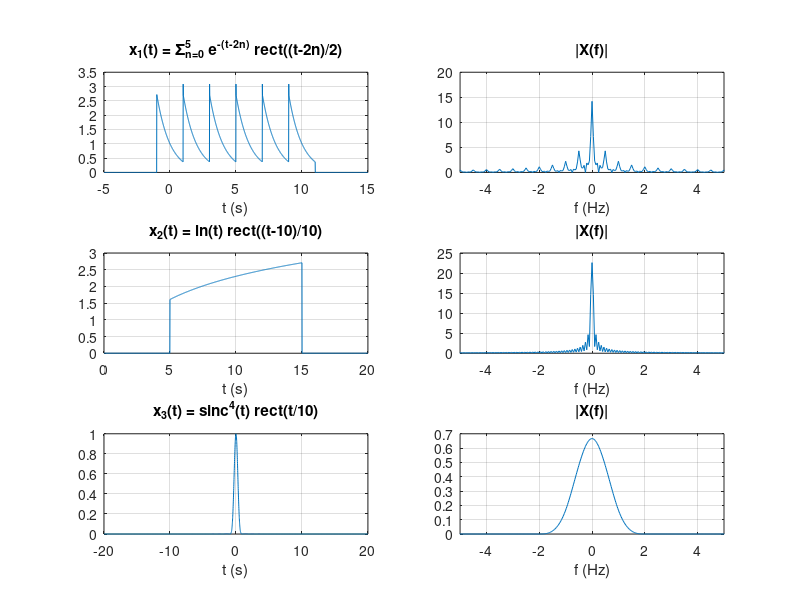

Source code (MATLAB): (Note: this script raises an error after producing the figure.)
%MAIN  Communication Systems - MATLAB homework 1: Fourier transforms with the
%      FFT, direct DFT vs. FFT, the Hilbert transform and Fourier series.

clear; close all; clc;
addpath(fileparts(mfilename('fullpath')));

% Continuous-time Fourier transform approximated by the FFT:
%   X(f_k) ~ dt * sum_n x(t_n) e^{-j 2 pi f_k t_n}
ctft = @(x, dt) fftshift(fft(x)) * dt;
faxis = @(N, dt) (-floor(N/2):ceil(N/2)-1) / (N*dt);

%% Q1  Spectra of three signals
dt = 0.01;
sigs = {
    'x_1(t) = \Sigma_{n=0}^{5} e^{-(t-2n)} rect((t-2n)/2)', -5:dt:15-dt, ...
        @(t) sum(cell2mat(arrayfun(@(n) exp(-(t-2*n)) .* (abs(t-2*n) <= 1), (0:5)', 'UniformOutput', false)), 1)
    'x_2(t) = ln(t) rect((t-10)/10)', 0:dt:20-dt, @(t) log(max(t, eps)) .* (abs(t-10) <= 5)
    'x_3(t) = sinc^4(t) rect(t/10)', -20:dt:20-dt, @(t) sinc(t).^4 .* (abs(t) <= 5)
};
fig = figure('Visible', 'off', 'Position', [100 100 1100 750]);
for k = 1:3
    [name, t, fx] = sigs{k, :};
    x = fx(t);
    X = ctft(x, dt);  f = faxis(numel(t), dt);
    E_t = sum(abs(x).^2)*dt;  E_f = sum(abs(X).^2)/(numel(t)*dt);
    fprintf('Q1  %-48s energy %.4f (time) vs %.4f (frequency, Parseval)\n', name, E_t, E_f);
    subplot(3, 2, 2*k-1); plot(t, x); grid on; title(name); xlabel('t (s)');
    subplot(3, 2, 2*k);   plot(f, abs(X)); grid on; xlim([-5 5]); title('|X(f)|'); xlabel('f (Hz)');
end
% x3: sinc^4 has a compactly supported transform (Lambda * Lambda, width 4)
save_figure(fig, 'q1_spectra');

%% Q2  Direct DFT (O(N^2)) vs. FFT (O(N log N))
t = 0:dt:20-dt;  x = sigs{2, 3}(t);  N = numel(t);
f = faxis(N, dt);
tic; X1 = zeros(1, N);
for i = 1:N
    X1(i) = sum(x .* exp(-1j*2*pi*f(i)*t)) * dt;           % note the 2*pi
end
t_direct = toc;
tic; X2 = ctft(x, dt); t_fft = toc;
fprintf('Q2  N = %d: direct %.3f s, FFT %.5f s (%.0fx faster), max |difference| = %.1e\n', ...
        N, t_direct, t_fft, t_direct/t_fft, max(abs(X1 - X2)));

%% Q3  Hilbert transform: hilbert() vs. convolution with 1/(pi t)
M = 2000;
t = (-M/2:M/2-1)*(2/M);                                   % one period of length 2, no sample at t = 0
x = sin(pi*t).^3 .* cos(pi*t).^2 + sin(2*pi*t).^2 .* cos(3*pi*t);
xh1 = imag(hilbert(x));                                   % FFT-based (exact for periodic signals)
% periodic convolution with the Hilbert kernel 1/(pi t) (principal value):
dtt = t(2) - t(1);
kernel = @(tau) 1 ./ (2*tan(pi*tau/2));                   % periodised 1/(pi t) for period 2
xh2 = zeros(size(x));
for i = 1:M
    tau = t(i) - t;  tau(i) = NaN;                        % skip the singular point
    xh2(i) = sum(x .* kernel(tau), 'omitnan') * dtt;
end
fprintf('Q3  max |hilbert() - convolution| = %.2e;  <x, x_hat> = %.2e (orthogonal)\n', ...
        max(abs(xh1 - xh2)), sum(x .* xh1)*dtt);
fig = figure('Visible', 'off', 'Position', [100 100 900 320]);
plot(t, x, 'k', t, xh1, 'b', t, xh2, 'r--', 'LineWidth', 1.2); grid on;
legend('x(t)', 'Hilbert via hilbert()', 'Hilbert via convolution with 1/(\pit)');
xlabel('t'); title('Hilbert transform computed two ways');
save_figure(fig, 'q3_hilbert');

%% Q4  Exponential vs. trigonometric Fourier series of a period-4 signal
N = 1000;  t = linspace(-2, 2, N+1);  t = t(1:end-1);
x = [zeros(1, N/4) ones(1, N/4) linspace(0, 1, N/4) linspace(1, 0, N/4)];
K = 50;  dt = t(2) - t(1);
c = arrayfun(@(n) sum(x .* exp(-1j*n*pi/2*t))*dt/4, -K:K);
x_exp = real(sum(c.' .* exp(1j*pi/2*(-K:K).'*t), 1));
a0 = sum(x)*dt/4;
an = arrayfun(@(n) sum(x .* cos(n*pi/2*t))*dt/2, 1:K);
bn = arrayfun(@(n) sum(x .* sin(n*pi/2*t))*dt/2, 1:K);
x_trig = a0 + an*cos(pi/2*(1:K).'*t) + bn*sin(pi/2*(1:K).'*t);
fprintf('Q4  max |exponential - trigonometric series| = %.1e  (c_n = (a_n - j b_n)/2)\n', max(abs(x_exp - x_trig)));
fig = figure('Visible', 'off', 'Position', [100 100 900 320]);
plot(t, x, 'k', t, x_exp, 'b', t, x_trig, 'r--', 'LineWidth', 1.2); grid on;
legend('x(t)', 'exponential series (K = 50)', 'trigonometric series (K = 50)', 'Location', 'northwest');
title('The two forms of the Fourier series are identical'); xlabel('t');
save_figure(fig, 'q4_fourier_series');
